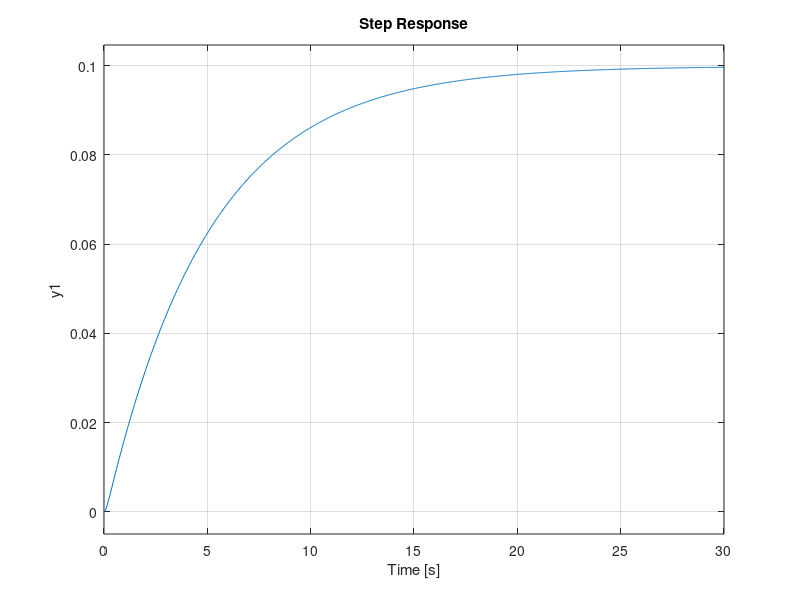

MATLAB code to generate this figure: (Note: this script raises an error after producing the figure.)
clc
close all
clear all
% Inductance
s = tf('s');
% Motor Torque Const & Electromotive force const
K = 0.01;
% Motor Viscous Friction Const
b = 0.1;
% Inductance
L = 5;
% Electric Resistance
R = 1;
% Moment of intertia
J = 0.01;

P_motor = K/((J*s + b)*(L*s + R) + K*K)

step(P_motor)

info = stepinfo(P_motor)

control = pid(999,1,1,100)

figure(2)
step(feedback(P_motor*control,1))